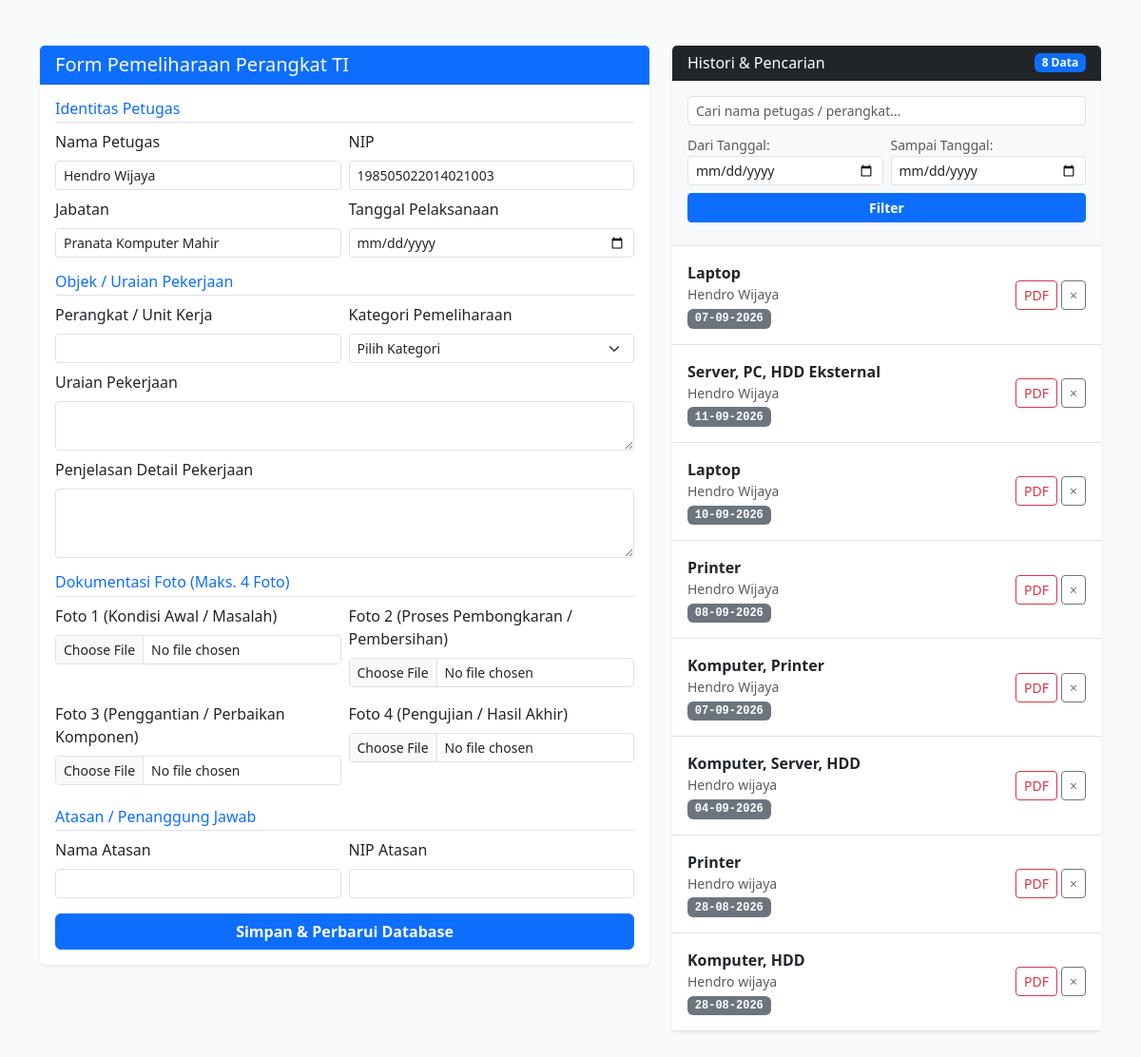
Before: / with the older database file.
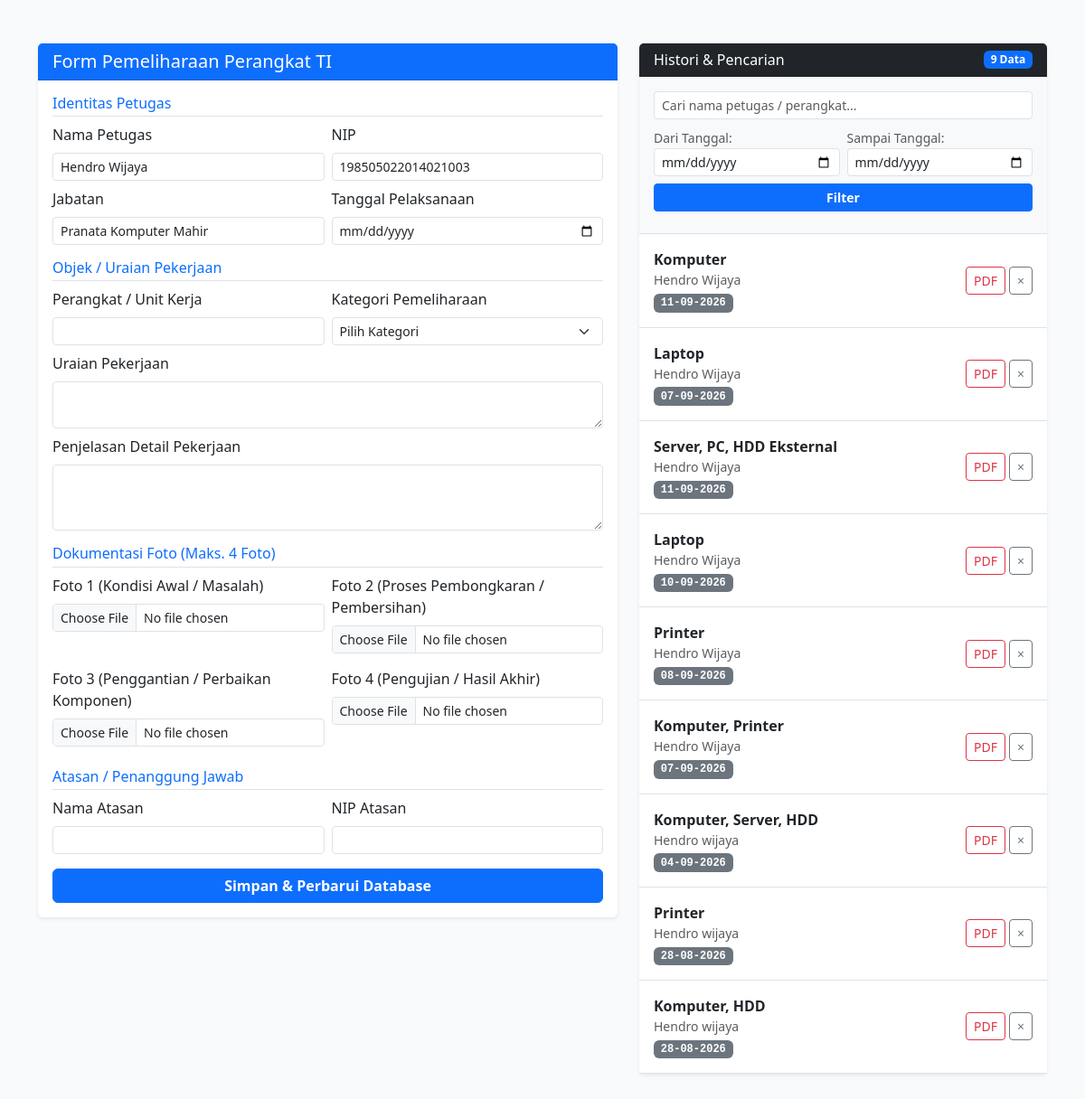
After: the same page with the newer database file.
### models.py (models this page shows)
class Laporan(db.Model):
    __tablename__ = 'laporan'
    id = db.Column(db.Integer, primary_key=True)
    nama = db.Column(db.String(100), nullable=False)
    nip = db.Column(db.String(50), nullable=False)
    jabatan = db.Column(db.String(100), nullable=False)
    tanggal = db.Column(db.Date, nullable=False)
    perangkat = db.Column(db.String(150), nullable=False)
    kategori = db.Column(db.String(100), nullable=False)
    uraian = db.Column(db.Text, nullable=False)
    penjelasan = db.Column(db.Text, nullable=False)
    nama_atasan = db.Column(db.String(100), nullable=False)
    nip_atasan = db.Column(db.String(50), nullable=False)
    foto1_base64 = db.Column(db.Text, nullable=True)
    foto2_base64 = db.Column(db.Text, nullable=True)
    foto3_base64 = db.Column(db.Text, nullable=True)
    foto4_base64 = db.Column(db.Text, nullable=True)
    created_at = db.Column(db.DateTime, default=datetime.utcnow)

### app.py (the view, shortened to what this page needs)
@app.route('/', methods=['GET', 'POST'])
def index():
    form = LaporanForm()
    query = Laporan.query
    q = request.args.get('q', '').strip()
    if q:
        query = query.filter(
            Laporan.nama.ilike(f'%{q}%') | Laporan.perangkat.ilike(f'%{q}%')
        )
    tgl_mulai = request.args.get('tgl_mulai', '').strip()
    tgl_selesai = request.args.get('tgl_selesai', '').strip()
    if tgl_mulai:
        query = query.filter(
            Laporan.tanggal >= datetime.strptime(tgl_mulai, '%Y-%m-%d').date()
        )
    if tgl_selesai:
        query = query.filter(
            Laporan.tanggal <= datetime.strptime(tgl_selesai, '%Y-%m-%d').date()
        )
    riwayat_laporan = query.order_by(Laporan.created_at.desc()).all()
    return render_template(
        'index.html',
        form=form,
        laporan_list=riwayat_laporan,
        q=q,
        tgl_mulai=tgl_mulai,
        tgl_selesai=tgl_selesai,
    )

### templates/index.html (shortened to what this page needs)
<!DOCTYPE html>
<html lang="id">
<head>
    <link href="https://cdn.jsdelivr.net/npm/bootstrap@5.3.0/dist/css/bootstrap.min.css" rel="stylesheet">
</head>
<body>
<div class="container my-5">
    <div class="row">
        <div class="col-lg-7 mb-4">
            <div class="card shadow-sm border-0">
                <div class="card-header bg-primary text-white font-weight-bold">
                    <h5 class="mb-0">Form Pemeliharaan Perangkat TI</h5>
                </div>
                <div class="card-body">
                    <form method="POST">
                        <h6 class="text-primary border-bottom pb-1">Identitas Petugas</h6>
                        <div class="row g-2 mb-3">
                            <div class="col-md-6">
                                {{ form.nama.label(class="form-label") }}
                                {{ form.nama(class="form-control form-control-sm", value="Hendro Wijaya") }}
                            </div>
                            <div class="col-md-6">
                                {{ form.nip.label(class="form-label") }}
                                {{ form.nip(class="form-control form-control-sm", value="198505022014021003") }}
                            </div>
                            <div class="col-md-6">
                                {{ form.jabatan.label(class="form-label") }}
                                {{ form.jabatan(class="form-control form-control-sm", value="Pranata Komputer Mahir") }}
                            </div>
                            <div class="col-md-6">
                                {{ form.tanggal.label(class="form-label") }}
                                {{ form.tanggal(class="form-control form-control-sm", type="date") }}
                            </div>
                        </div>
                        <h6 class="text-primary border-bottom pb-1">Objek / Uraian Pekerjaan</h6>
                        <div class="row g-2 mb-3">
                            <div class="col-md-6">
                                {{ form.perangkat.label(class="form-label") }}
                                {{ form.perangkat(class="form-control form-control-sm") }}
                            </div>
                            <div class="col-md-6">
                                {{ form.kategori.label(class="form-label") }}
                                {{ form.kategori(class="form-select form-select-sm") }}
                            </div>
                            <div class="col-12">
                                {{ form.uraian.label(class="form-label") }}
                                {{ form.uraian(class="form-control form-control-sm", rows="2") }}
                            </div>
                            <div class="col-12">
                                {{ form.penjelasan.label(class="form-label") }}
                                {{ form.penjelasan(class="form-control form-control-sm", rows="3") }}
                            </div>
                        </div>
                        <h6 class="text-primary border-bottom pb-1">Dokumentasi Foto (Maks. 4 Foto)</h6>
                        <div class="row g-2 mb-3">
                            <div class="col-md-6 text-center mb-2">
                                <label class="form-label d-block text-start">Foto 1 (Kondisi Awal / Masalah)</label>
                                <input type="file" id="inputFoto1" class="form-control form-control-sm" accept="image/*">
                            </div>
                            <div class="col-md-6 text-center mb-2">
                                <label class="form-label d-block text-start">Foto 2 (Proses Pembongkaran / Pembersihan)</label>
                                <input type="file" id="inputFoto2" class="form-control form-control-sm" accept="image/*">
                            </div>
                            <div class="col-md-6 text-center mb-2">
                                <label class="form-label d-block text-start">Foto 3 (Penggantian / Perbaikan Komponen)</label>
                                <input type="file" id="inputFoto3" class="form-control form-control-sm" accept="image/*">
                            </div>
                            <div class="col-md-6 text-center mb-2">
                                <label class="form-label d-block text-start">Foto 4 (Pengujian / Hasil Akhir)</label>
                                <input type="file" id="inputFoto4" class="form-control form-control-sm" accept="image/*">
                            </div>
                        </div>
                        <h6 class="text-primary border-bottom pb-1">Atasan / Penanggung Jawab</h6>
                        <div class="row g-2 mb-3">
                            <div class="col-md-6">
                                {{ form.nama_atasan.label(class="form-label") }}
                                {{ form.nama_atasan(class="form-control form-control-sm") }}
                            </div>
                            <div class="col-md-6">
                                {{ form.nip_atasan.label(class="form-label") }}
                                {{ form.nip_atasan(class="form-control form-control-sm") }}
                            </div>
                        </div>
                        <button type="submit" class="btn btn-primary w-100 fw-bold">Simpan & Perbarui Database</button>
                    </form>
                </div>
            </div>
        </div>
        <div class="col-lg-5">
            <div class="card shadow-sm border-0 mb-4">
                <div class="card-header bg-dark text-white d-flex justify-content-between align-items-center">
                    <h5 class="mb-0 fs-6">Histori & Pencarian</h5>
                    <span class="badge bg-primary">{{ laporan_list|length }} Data</span>
                </div>
                <div class="card-body bg-light">
                    <form method="GET" action="{{ url_for('index') }}" class="row g-2 mb-2">
                        <div class="col-12">
                            <input type="text" name="q" class="form-control form-control-sm" placeholder="Cari nama petugas / perangkat..." value="{{ q }}">
                        </div>
                        <div class="col-6">
                            <label class="form-label mb-0 small text-muted">Dari Tanggal:</label>
                            <input type="date" name="tgl_mulai" class="form-control form-control-sm" value="{{ tgl_mulai }}">
                        </div>
                        <div class="col-6">
                            <label class="form-label mb-0 small text-muted">Sampai Tanggal:</label>
                            <input type="date" name="tgl_selesai" class="form-control form-control-sm" value="{{ tgl_selesai }}">
                        </div>
                        <div class="col-12 d-flex gap-1 mt-2">
                            <button type="submit" class="btn btn-sm btn-primary flex-fill fw-bold">Filter</button>
                        </div>
                    </form>
                </div>
                <ul class="list-group list-group-flush border-top">
                    {% for item in laporan_list %}
                    <li class="list-group-item d-flex justify-content-between align-items-center p-3">
                        <div style="max-width: 65%;">
                            <strong class="d-block text-truncate" title="{{ item.perangkat }}">{{ item.perangkat }}</strong>
                            <small class="text-muted d-block">{{ item.nama }}</small>
                            <small class="badge bg-secondary font-monospace">{{ item.tanggal.strftime('%d-%m-%Y') }}</small>
                        </div>
                        <div class="d-flex gap-1">
                            <a href="{{ url_for('cetak_pdf', id=item.id) }}" target="_blank" class="btn btn-outline-danger btn-sm" title="Cetak PDF">
                                PDF
                            </a>
                            <button type="button" class="btn btn-outline-secondary btn-sm" data-bs-toggle="modal" data-bs-target="#modalHapus{{ item.id }}" title="Hapus Laporan">
                                &times;
                            </button>
                        </div>
                    </li>
                    {% else %}
                    <li class="list-group-item text-center text-muted p-4">
                        <small>Tidak ada laporan yang ditemukan.</small>
                    </li>
                    {% endfor %}
                </ul>
            </div>
        </div>
    </div>
</div>
</body>
</html>

### templates/index.html (style rules this page uses)
body { background-color: #f8fafc; }

Changed rows visible on the page:
added Laporan: perangkat "Komputer", nama "Hendro Wijaya", tanggal "11-09-2026"
Other visible differences:
{{ laporan_list|length }}: "8" → "9"
